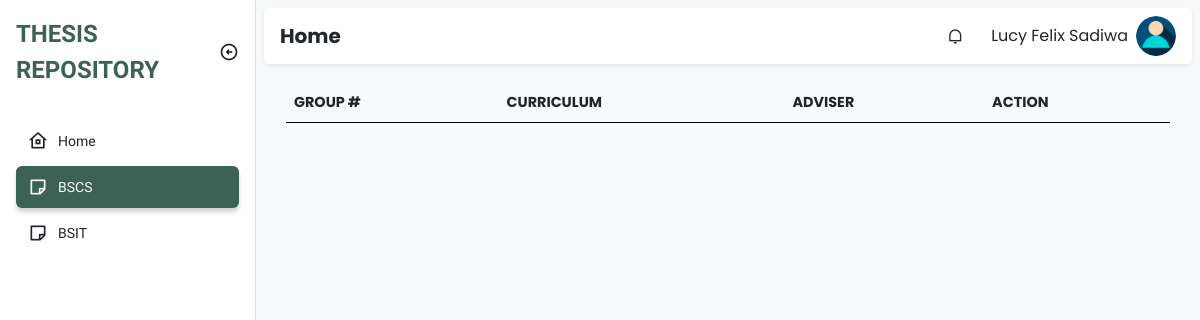
The app's page /adviser/bscs.php (signed in), older data.
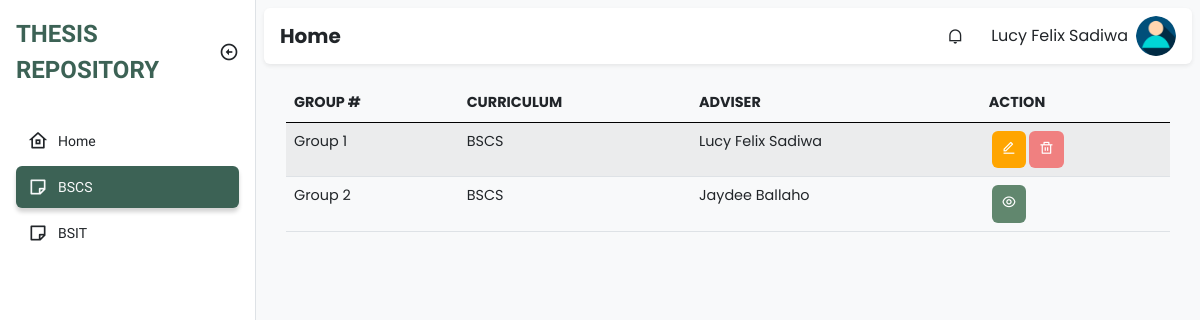
The same page, newer data.
### tables this page shows
CREATE TABLE `groups` (
  `id` int(11) NOT NULL,
  `group_number` int(11) NOT NULL,
  `curriculum` varchar(255) NOT NULL,
  `adviser_id` int(11) NOT NULL
);

CREATE TABLE `faculty` (
  `id` int(11) NOT NULL,
  `firstname` varchar(255) NOT NULL,
  `middle_name` varchar(100) NOT NULL,
  `lastname` varchar(255) NOT NULL,
  `email` varchar(100) NOT NULL,
  `username` varchar(255) NOT NULL,
  `password` varchar(100) NOT NULL,
  `department` varchar(100) NOT NULL,
  `type` varchar(100) NOT NULL,
  `created_at` timestamp NOT NULL DEFAULT current_timestamp(),
  `updated_at` timestamp NOT NULL DEFAULT current_timestamp() ON UPDATE current_timestamp()
);

### class/student.class.php (called while the page is built, shortened)
<?php
class Student{
    protected $db;
    function __construct()
    {
        $this->db = new Database();
    }
            ?>
            <?php
    function show_all_groups(){
        $sql = "SELECT * FROM groups";
        $query=$this->db->connect()->prepare($sql);
        if($query->execute()){
            $data = $query->fetchAll();
        }
        return $data;
    }
    function get_adviser($adviser_id){
        $sql = "SELECT * FROM faculty WHERE id=:adviser_id";
        $query=$this->db->connect()->prepare($sql);
        $query->bindParam(':adviser_id', $adviser_id);
        if($query->execute()){
            $data = $query->fetchAll();
        }
        return $data;
    }
}
?>

### class/database.sample.php (called while the page is built)
<?php
class Database{
    private $host = 'localhost';
    private $username = 'root';
    private $password = '';
    private $database = 'tams';
    protected $connection;
    function connect(){
        try
			{
				$this->connection = new PDO("mysql:host=$this->host;dbname=$this->database",
											$this->username, $this->password);
			}
			catch (PDOException $e)
			{
				echo "Connection error " . $e->getMessage();
			}
        return $this->connection;
    }
}
?>

### adviser/bscs.php (the view, shortened to what the changed rows need)
<!DOCTYPE html>
<html lang="en">
  <head>
    <link
      href="https://cdn.jsdelivr.net/npm/remixicon@2.5.0/fonts/remixicon.css"
      rel="stylesheet"
    />
    <link rel="stylesheet" href="https://cdn.datatables.net/1.13.1/css/dataTables.bootstrap5.min.css">
    <link rel="stylesheet" href="https://cdn.datatables.net/responsive/2.4.0/css/responsive.bootstrap.min.css">
    <link rel="stylesheet" href="../assets/css/bootstrap.min.css" />
    <link rel="stylesheet" href="../assets/css/style.css" />
  </head>
  <body>
    <main class="bg-light">
      <div class="p-2">
        <div class="py-4">
          <div class="container padding-bottom">
                    <table id="example" class="table table-striped" style="width:100%">
                        <thead>
                        <tr>
                            <th>Group #</th>
                            <th>Curriculum</th>
                            <th>Adviser</th>
                            <th class="action">Action</th>
                        </tr>
                        </thead>
                        <tbody>
                                <?php
                                    require_once '../class/student.class.php';
                                    $student = new Student();
                                    foreach ($student->show_all_groups() as $value){
                                      if($value['curriculum'] == "BSCS"){
                                ?>
                                    <tr>
                                        <td><?php echo "Group " . $value['group_number'] ?></td>
                                        <td><?php echo $value['curriculum'] ?></td>
                                        <?php
                                        foreach ($student->get_adviser($value['adviser_id']) as $adviser){
                                        ?>
                                          <td><?php echo $adviser['firstname'] . " " . $adviser["lastname"] ?></td>
                                        <?php
                                        }
                                        ?>
                                        <?php
                                            if($_SESSION['id'] == $value['adviser_id']){
                                        ?>
                                            <td>
                                                <div class="actions">
                                                    <a class="action-edit" href="advisee.php?groupnum=<?php echo $value['group_number'] ?>&course=<?php echo $value['curriculum'] ?>"><i class="ri-edit-line"></i></a>
                                                    <a class="action-delete" href="../admin/delete_group.php?id=<?php echo $value['id'] ?>" onclick="return confirm('Are you sure to delete?')"><i class="ri-delete-bin-line"></i></a>
                                                </div>
                                            </td>
                                        <?php
                                            }
                                            else {
                                        ?>
                                            <td>
                                                <div class="actions">
                                                  <a class="action-view" href="advisee-view.php?groupnum=<?php echo $value['group_number'] ?>&course=<?php echo $value['curriculum'] ?>"><i class="ri-eye-line"></i></a>
                                                </div>
                                            </td>
                                        <?php
                                            }
                                        ?>
                                    </tr>
                                <?php
                                      }
                                }
                                ?>
                        </tbody>
                    </table>
          </div>
        </div>
        </div>
    </main>
  </body>
</html>

Row changes from the older to the newer data that the page shows:
added groups: group_number "1", curriculum "BSCS"
now on this page (row unchanged): faculty: firstname "Lucy Felix", lastname "Sadiwa", shown under "1"
added groups: group_number "2", curriculum "BSCS"
now on this page (row unchanged): faculty: firstname "Jaydee", lastname "Ballaho", shown under "2"
